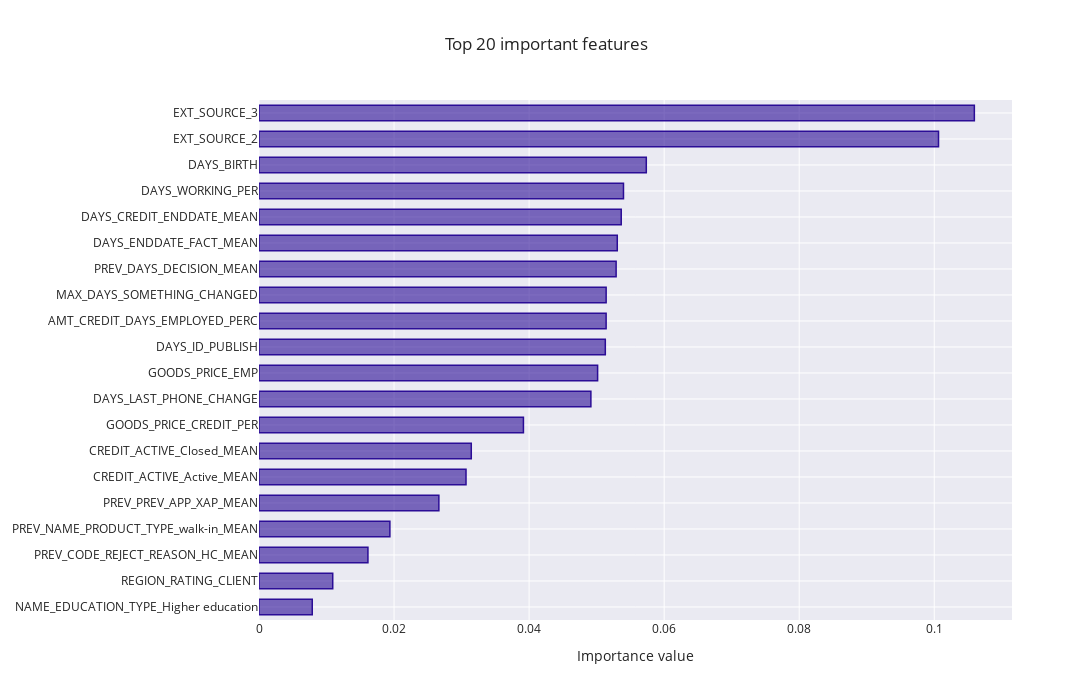

Write notebook code for a chart like this one.
### Code cell
# Feautres importance for model
feature_importance_plot(pipe_over[-1].feature_importances_,
                        train,
                        (LOG,run,'Modele/[Over]/')
                       )

### Figure 1 — Plotly figure (JSON) as saved in the notebook; plotly's stock layout.template omitted (floating-point values rounded to 4 significant figures)
{"data": [{"marker": {"color": "rgba(43, 13, 150, 0.6)", "line": {"color": "rgba(43, 13, 150, 1.0)", "width": 1.5}}, "orientation": "h", "type": "bar", "x": [0.007886, 0.01092, 0.01613, 0.01938, 0.02664, 0.03066, 0.03144, 0.03916, 0.04915, 0.05014, 0.05129, 0.0514, 0.05141, 0.05289, 0.05306, 0.05364, 0.05398, 0.05735, 0.1006, 0.1059], "y": ["NAME_EDUCATION_TYPE_Higher education", "REGION_RATING_CLIENT", "PREV_CODE_REJECT_REASON_HC_MEAN", "PREV_NAME_PRODUCT_TYPE_walk-in_MEAN", "PREV_PREV_APP_XAP_MEAN", "CREDIT_ACTIVE_Active_MEAN", "CREDIT_ACTIVE_Closed_MEAN", "GOODS_PRICE_CREDIT_PER", "DAYS_LAST_PHONE_CHANGE", "GOODS_PRICE_EMP", "DAYS_ID_PUBLISH", "AMT_CREDIT_DAYS_EMPLOYED_PERC", "MAX_DAYS_SOMETHING_CHANGED", "PREV_DAYS_DECISION_MEAN", "DAYS_ENDDATE_FACT_MEAN", "DAYS_CREDIT_ENDDATE_MEAN", "DAYS_WORKING_PER", "DAYS_BIRTH", "EXT_SOURCE_2", "EXT_SOURCE_3"]}], "layout": {"autosize": false, "bargap": 0.4, "height": 700, "title": {"text": "Top 20 important features"}, "width": 1300, "xaxis": {"autorange": true, "range": [0, 0.1115], "title": {"text": "Importance value"}, "type": "linear"}, "yaxis": {"automargin": true, "autorange": true, "range": [-0.5, 19.5], "type": "category"}}}
